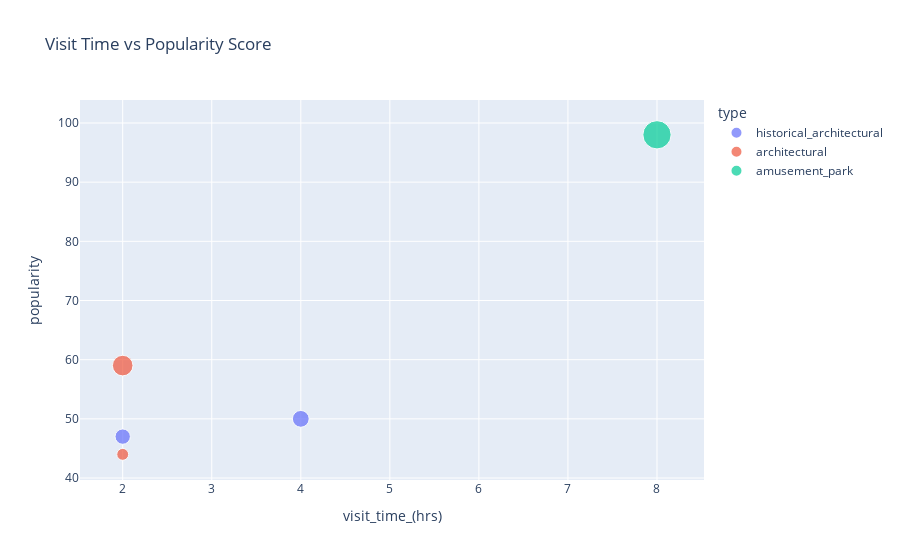

The code cell stored with this chart in its notebook:
### Markdown cell above
**1.2.3 Visit Time Vs. Popularity**

The “Visit Time vs. Popularity” scatter plot shows how long visitors typically spend at each landmark compared to its popularity score. Each bubble represents a landmark, positioned by visit time and popularity, with bubble size reflecting engagement factors like reviews and color indicating the landmark type—such as historical, architectural, or amusement park. This visualization highlights patterns in visitor behavior, showing how popularity and visit duration relate across different types of attractions and helping identify which landmarks attract significant attention despite shorter or longer visit times.

### Code cell
# Create a scatter plot to compare the relationship between visit time and popularity
fig = px.scatter(
    df,
    x='visit_time_(hrs)', # visit time on the x-axis
    y='popularity', # popularity score on the y-axis
    color='type', # color based on landmark type
    hover_name='landmark', # show landmark name on hover
    title='Visit Time vs Popularity Score', 
    size='reviews_photos', # bubble size represents number of reviews_photos
    size_max=20 # max size for the bubbles
)

fig.show()

# Save the figure as PNG
fig.write_image('visit_popular.png')

### Figure 1 — Plotly figure (JSON) as saved in the notebook; plotly's stock layout.template omitted (floating-point values rounded to 4 significant figures)
{"data": [{"hovertemplate": "<b>%{hovertext}</b><br><br>type=historical_architectural<br>visit_time_(hrs)=%{x}<br>popularity=%{y}<br>reviews_photos=%{marker.size}<extra></extra>", "hovertext": ["mount_rushmore", "statue_of_liberty"], "legendgroup": "historical_architectural", "marker": {"color": "#636efa", "size": [25000, 30000], "sizemode": "area", "sizeref": 212.5, "symbol": "circle"}, "mode": "markers", "name": "historical_architectural", "orientation": "v", "showlegend": true, "type": "scatter", "x": [2, 4], "xaxis": "x", "y": [47, 50], "yaxis": "y"}, {"hovertemplate": "<b>%{hovertext}</b><br><br>type=architectural<br>visit_time_(hrs)=%{x}<br>popularity=%{y}<br>reviews_photos=%{marker.size}<extra></extra>", "hovertext": ["gateway_arch", "golden_gate_bridge"], "legendgroup": "architectural", "marker": {"color": "#EF553B", "size": [15000, 45000], "sizemode": "area", "sizeref": 212.5, "symbol": "circle"}, "mode": "markers", "name": "architectural", "orientation": "v", "showlegend": true, "type": "scatter", "x": [2, 2], "xaxis": "x", "y": [44, 59], "yaxis": "y"}, {"hovertemplate": "<b>%{hovertext}</b><br><br>type=amusement_park<br>visit_time_(hrs)=%{x}<br>popularity=%{y}<br>reviews_photos=%{marker.size}<extra></extra>", "hovertext": ["disney_world"], "legendgroup": "amusement_park", "marker": {"color": "#00cc96", "size": [85000], "sizemode": "area", "sizeref": 212.5, "symbol": "circle"}, "mode": "markers", "name": "amusement_park", "orientation": "v", "showlegend": true, "type": "scatter", "x": [8], "xaxis": "x", "y": [98], "yaxis": "y"}], "layout": {"autosize": true, "legend": {"itemsizing": "constant", "title": {"text": "type"}, "tracegroupgap": 0}, "title": {"text": "Visit Time vs Popularity Score"}, "xaxis": {"anchor": "y", "autorange": true, "domain": [0, 1], "range": [1.442, 8.632], "title": {"text": "visit_time_(hrs)"}, "type": "linear"}, "yaxis": {"anchor": "x", "autorange": true, "domain": [0, 1], "range": [37.95, 107.6], "title": {"text": "popularity"}, "type": "linear"}}}
